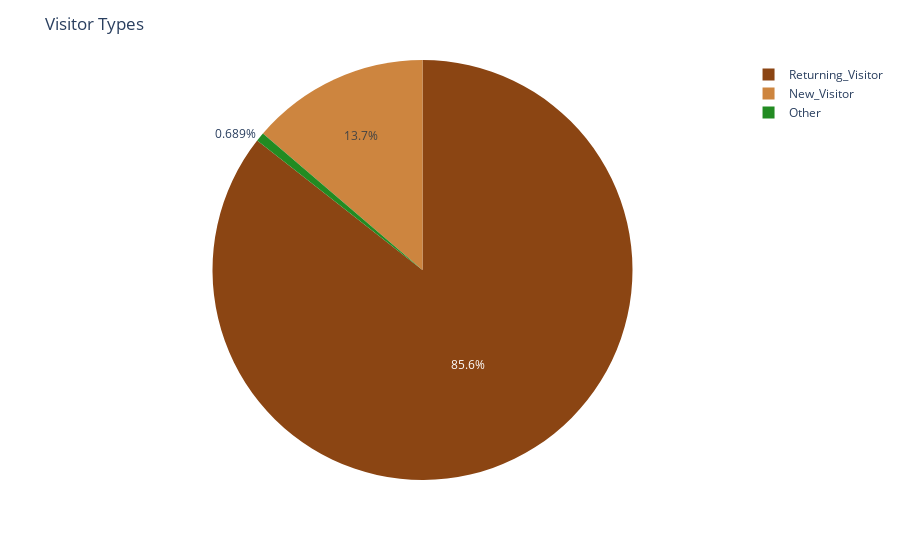

Notebook code for this chart:
### Code cell
colors = ['#8B4513', '#CD853F', '#228B22']
visitor_type_counts = df['VisitorType'].value_counts()
fig = px.pie(values=visitor_type_counts, names=visitor_type_counts.index, color_discrete_sequence=colors)
fig.update_layout(title="Visitor Types")
fig.show()

### Figure 1 — Plotly figure (JSON) as saved in the notebook; plotly's stock layout.template omitted (floating-point values rounded to 4 significant figures)
{"data": [{"domain": {"x": [0, 1], "y": [0, 1]}, "hovertemplate": "label=%{label}<br>value=%{value}<extra></extra>", "labels": ["Returning_Visitor", "New_Visitor", "Other"], "legendgroup": "", "name": "", "showlegend": true, "type": "pie", "values": [10551, 1694, 85]}], "layout": {"legend": {"tracegroupgap": 0}, "margin": {"t": 60}, "piecolorway": ["#8B4513", "#CD853F", "#228B22"], "title": {"text": "Visitor Types"}}}
